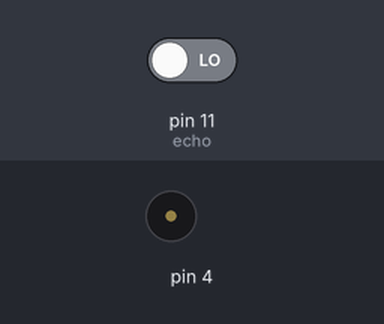
This sketch was run on a simulated Arduino Uno, built with avr-gcc and run on an emulated ATmega328P. Parts: buzzer (waves = sounding). The test bench sets the inputs (shaded band); at power-on: pin 11 (echo) LOW. What the sketch prints to the serial monitor is not drawn.

Above: at 0.5 s.
Timing chart, 0 to 4.6 s (numbered marks = the images above):
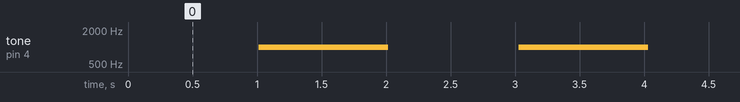

The sketch:

sketch_jun21a.ino
```cpp
#define echo 11
#define trigger 12

float zeit;
float entfernung;
int differenz;

void setup() {
 Serial.begin(9600);
 pinMode(trigger, OUTPUT);
 pinMode(echo, INPUT);


}

void loop() {
  digitalWrite(trigger,LOW);
  delay(5);
  digitalWrite(trigger, HIGH);
  delay(10);
  digitalWrite(trigger, LOW);

  zeit = pulseIn(echo, HIGH);
  entfernung = (zeit/2)*0.03432;
  if (entfernung >= 500 || entfernung <= 0) {
    Serial.println("keineMessung");
  } else {
  Serial.print(entfernung);
  Serial.println(" cm");
  delay(60);
  }
  if (entfernung < 20){
    if (entfernung > 5) {
      tone(4, 500);
      differenz = entfernung * 20;
      delay(differenz);
      noTone(4);
      delay(differenz);
    }else
    tone(4, 1000);
    delay(1000);
    noTone(4);
  }

}
```

Measured:
- by itself, tone on pin 4: alternates 1000 Hz for 1.0 s and silent for 1.0 s
